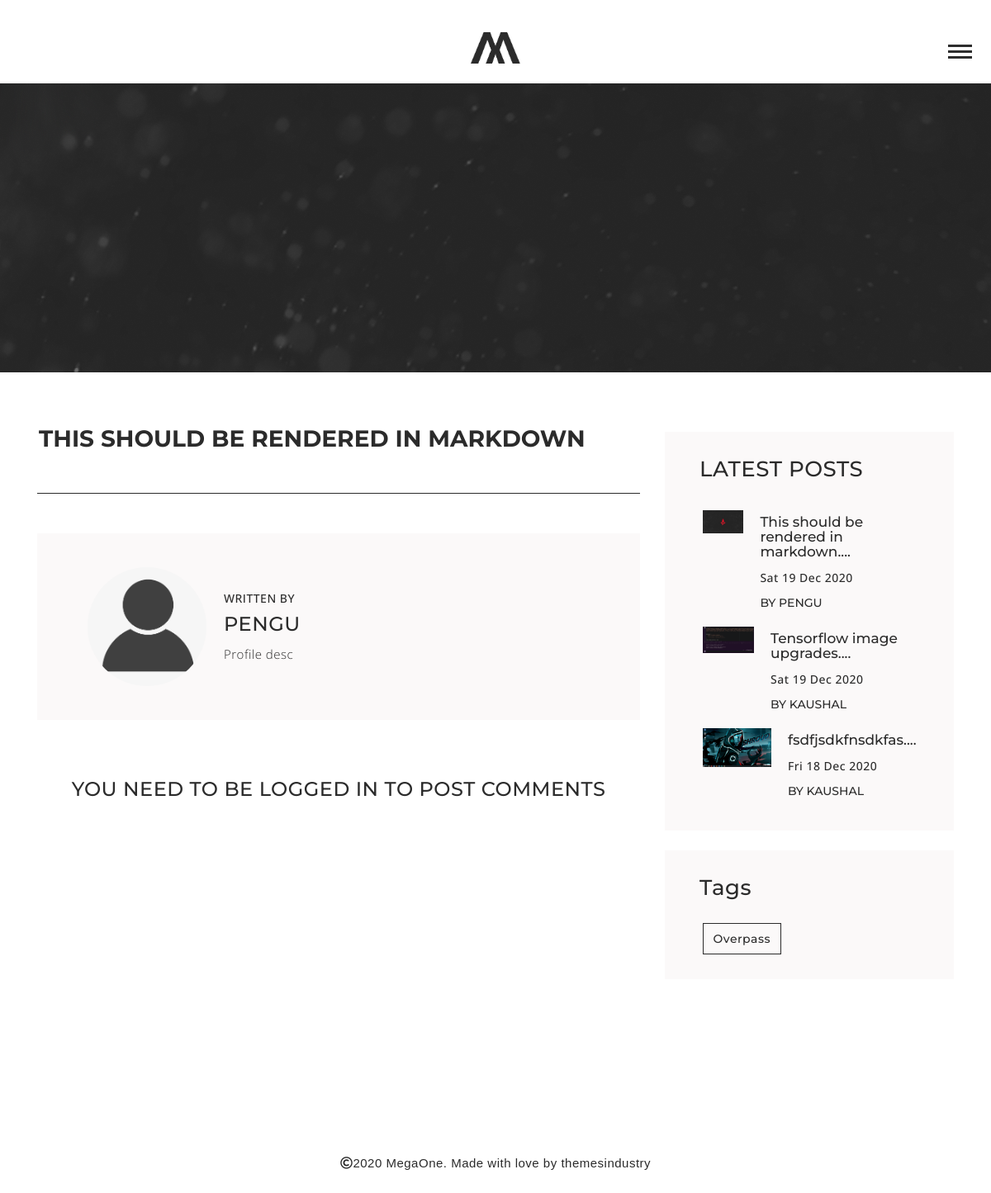
The app's page /blog/b/6/ with its own data.
### blog/models.py (models this page shows, shortened)
class Post(models.Model):
    author = models.ForeignKey(CustomUser, on_delete=models.CASCADE)
    image = models.ImageField(default='default_profile_pic.png', upload_to='blog_covers')
    post_title = models.CharField(max_length=200)
    post_text = models.CharField(max_length=5000)
    post_timestamp = models.DateTimeField(default=timezone.now)
    tags = models.ManyToManyField(Tag)

class Tag(models.Model):
    tag_name = models.CharField(max_length=25)

### users/models.py (models this page shows, shortened)
class CustomUser(AbstractUser):
    pass
    def __str__(self):
        return self.username

class Profile(models.Model):
    user = models.OneToOneField(
        CustomUser, on_delete=models.CASCADE)
    image = models.ImageField(default='default_profile_pic.png', upload_to='profile_pics')

### blog/views.py (the view)
# urls.py: path('b/<int:blogId>/', views.blog_page, name='blog_page'),
def blog_page(request, blogId):
    if request.method == "POST":
        if request.user.is_authenticated:
            try:
                print(Comment.objects.get(author=request.user))
            except Comment.DoesNotExist:
                form = CommentForm(request.POST)
                if form.is_valid():
                    comment_text = form.cleaned_data.get('comment_text')
                    try:
                        post = Post.objects.get(id=blogId)
                    except Post.DoesNotExist:
                        raise Http404("No Blog Posts matches the given query.")
                    comment = form.save(commit=False)
                    comment.parent_post = post
                    comment.author = request.user
                    comment.save()
                    print(f'Comment: "{comment_text}" has been saved.')
                    return redirect('blog_page', blogId)
                else:
                    print('Form was not valid\n')
                    print(form.errors)
                    return redirect('blog_page', blogId)
            print('This user already has posted a comment.')
            return redirect('blog_page', blogId)
        else:
            print('User was not authenticated')
            return redirect('landing_page')
    else:
        try:
            post = Post.objects.get(id=blogId)
        except Post.DoesNotExist:
            raise Http404("No Blog Posts matches the given query.")
        comments = post.comment_set.all()
        tags = post.tags.all()
        latest_posts = Post.objects.all().order_by('-post_timestamp')[:3]
        form = CommentForm()
        context = {
            'post': post,
            'comments': comments,
            'latest_posts': latest_posts,
            'tags': tags,
            'form': form,
        }
        return render(request, 'blog/blog.html', context)

### blog/templates/blog/blog.html (shortened to what this page needs)
{% extends "blog/base/base.html" %}
{% load static %}
{% block content %}
<a class="scroll-top-arrow" href="javascript:void(0);"><i class="fa fa-angle-up"></i></a>
<header>
    <nav id="my-nav" class="navbar navbar-expand-lg navbar-light rounded-bar fixed-navbar">
<div class="row w-100 m-0">
    <div class="col-3 p-0 mt-3 mt-md-4">
        <ul class="navbar-icons">
            <li class="navbar_list"><i class="lab la-facebook-f"></i></li>
            <li class="navbar_list"><i class="lab la-twitter"></i></li>
            <li class="navbar_list"><i class="lab la-linkedin-in"></i></li>
        </ul>
    </div>
<div class="col-6">
        <div class="logo ml-auto mr-auto width-logo text-center mt-2 mt-md-3">
            <a href="../index-blog.html"><img src="img/logo.png" alt="Logo Img"></a>
        </div>
</div>
    <div class="col-3 p-0 text-right">
        <div class="menu-btn mt-3 mt-md-4">
            <span></span>
            <span></span>
            <span></span>
        </div>
    </div>
</div>
    </nav>
</header>
<div id="page_content">
    <section id="bg-blog-detail-img" class="bg-blog-detail-img">
        <div class="overlay" style="background-image: url('{{ post.image.url }}');"></div>
    </section>
    <section id="search">
        <div class="container">
            <div class="row pt-lg-5">
                <div class="col-sm-12 col-ms-8 col-lg-8">
                    <div class="text_minimal pt-0">
                        <h1 class="pt-3 font-weight-bold blog_detail-heading text-black">{{ post.post_title }}</h1>
                    </div>
                    <div class="horizontal-line mt-5"></div>
                    <div class="written">
                        <div class="written_outerbox mt-5 display">
                            <img class="written_img" src="{{ post.author.profile.image.url }}" alt="">
                            <div class="written_text">
                                <p class="date text-black">WRITTEN BY</p>
                                <h1 class="main_written text-black">{{ post.author.username }}</h1>
                                <p class="sub-heading mt-0">Profile desc</p>
                            </div>
                        </div>
                    </div>
                    <div class="comment">
                        {% if user.is_authenticated %}
                        <h1 class="comment_text text-black mt-6 mb-5">Write a comment</h1>
                        <form method="POST" action="/blog/{{ post.id }}/" name="commentForm" id="commentForm">
                            {% csrf_token %}
                            <div class="row">
                                <!-- <div class="col-lg-6">
                                    <div class="form-group">
                                        <input class="form-control" type="text" placeholder="Name" required id="Name" name="Name">
                                    </div>
                                </div>
                                <div class="col-lg-6">
                                    <div class="form-group">
                                        <input class="form-control" type="email" placeholder="Email" required id="email" name="email">
                                    </div>
                                </div> -->
                                <div class="col-12">
                                    <div class="form-group">
                                        <span class="message-error error"></span>
                                        <textarea class="form-control" rows="5" name="comment_text" maxlength="500" required id="id_comment_text" placeholder="Comment here"></textarea>
                                    </div>
                                    <button type="submit" class="btn btn-large btn-primary padding_button w-100" id="submit_btn">SUBMIT</button>
                                </div>
                            </div>
                        </form>
                        {% else %}
                        <h1 class="comment_text text-black mt-6 mb-5">You need to be logged in to post comments</h1>
                        {% endif %}
                    </div>
                </div>
                <div class="col-12 col-lg-4 order-2 order-md-1 margin_small">
                    <section id="popular_post">
                        <div class="container">
                            <div class="row">
                                <div class="col-12 p-0">
                                    <div class="outer_popular mt-4">
                                        <h2 class="text-black">Latest Posts</h2>
                                        {% for p in latest_posts %}
                                        <div class="outer pt-lg-3 display">
                                            <div class="popular_image">
                                                <a href="{% url 'blog_page' p.id %}"><img src="{{ p.image.url }}" alt="post image"></a>
                                            </div>
                                            <div class="text_post">
                                                <p class="main"> {{ p.post_title }}....</p>
                                                <p class="date">{{ p.post_timestamp|date:"D d M Y" }} </p><span>by {{ p.author }}</span>
                                            </div>
                                        </div>
                                        {% endfor %}
                                    </div>
                                </div>
                            </div>
                        </div>
                    </section>
                    <section id="tags">
                        <div class="container">
                            <div class="row">
                                <div class="col-12 pr-0 pl-0">
                                    <div class="outer_tag mt-4">
                                        <h2 class="main_tag">Tags</h2>
                                        <div class="inner_tag">
                                            <div class="tag_text">
                                                {% for tag in tags %}
                                                <span><a href="#">{{ tag.tag_name }}</a></span>
                                                {% endfor %}
                                            </div>
                                        </div>
                                    </div>
                                </div>
                            </div>
                        </div>
                    </section>
                </div>
            </div>
        </div>
    </section>
{% endblock content %}

### blog/static/blog/blog/css/style.css (style rules this page uses)
body ,html { scroll-behavior: smooth; }
.text-black { color: #2b2b2b; }
.width-logo img { width: 11%; }
.menu-btn { display: -ms-inline-grid; display: inline-grid; width: 43px; height: auto; cursor: pointer; padding: 7px; background-color: #fff; }
.menu-btn span { background-color: #2d2d2d; margin-bottom: 4px; height: 3px; width: 100%; }
.menu-btn span:last-child { margin-bottom: 0; }
.navbar.fixed-navbar { height: 75px; }
li.navbar_list { display: inline-block; margin-right: 2px; font-size: 20px; color: #2b2b2b; cursor: pointer; width: 32px; height: 32px; text-align: center; background-color: transparent; border-radius: 50px; margin-top: 0px; padding-top: 4px; -webkit-transition: 0.5s ease; -o-transition: 0.5s ease; transition: 0.5s ease; }
.overlay { position: absolute; left: 0; right: 0; top: 0; bottom: 0; background-color: #0000008c; }
.sub-heading { font-family: 'Open Sans' , sans-serif; font-size: 15px; font-weight: 300; }
.horizontal-line { background-color: #2b2b2b; width: 100%; height: 1px; }
.bg-blog-detail-img { height: 350px; background-attachment: fixed; background-position: center; background-size: cover; background-repeat: no-repeat; position: relative; }
.blog_detail-heading { font-size: 28px; font-family: 'Montserrat', sans-serif; text-transform: uppercase; }
.written_outerbox { height: auto; width: auto; background-color: #fbf9f9; }
.written_outerbox .written_img { width: 20%; border-radius: 50%; border: 1px solid transparent; margin-left: 60px; margin-top: 40px; margin-bottom: 40px; }
.written_text { margin-top: auto; margin-left: 20px; margin-bottom: auto; }
.main_written { font-size: 24px; font-family: 'Montserrat' , sans-serif; text-transform: uppercase; }
.display { display: -webkit-box; display: -ms-flexbox; display: flex; }
.comment_text { font-size: 24px; text-align: center; font-family: 'Montserrat' , sans-serif; text-transform: uppercase; }
.mt-6 { margin-top: 70px; }
.outer_popular { height: auto; width: auto; background-color: #fbf9f9; padding-bottom: 35px; }
.outer_popular h2 { font-size: 26px; padding-left: 42px; padding-top: 30px; padding-bottom: 10px; font-family: 'Montserrat', sans-serif; text-transform: uppercase; }
.popular_image { height: 100%; width: 35%; }
.outer { margin-right: 13%; margin-left: 13%; }
.text_post { padding-left: 20px; margin-top: 5px; margin-bottom: auto; }
.main { font-size: 17px; font-weight: 500; margin-bottom: 10px; cursor: pointer; line-height: 18px; letter-spacing: 0; font-family: 'Montserrat' , sans-serif; }
.date { font-size: 14px; margin-bottom: 4px; font-family: 'Open Sans', sans-serif; }
.text_post span { color: #2b2b2b; font-weight: 500; font-size: 14px; cursor: pointer; letter-spacing: 0; font-family: 'Montserrat', sans-serif; text-transform: uppercase; }
.outer_tag { height: auto; width: auto; background-color: #fbf9f9; padding-bottom: 30px; }
.main_tag { font-size: 26px; padding-left: 42px; padding-top: 30px; padding-bottom: 10px; font-family: 'Montserrat', sans-serif; }
span { display: unset; }
.inner_tag { margin-left: 13%; margin-right: 13%; }
.tag_text a { text-decoration: none; font-size:14px ; color: #2b2b2b; border: solid 1px #2b2b2b; padding: 5px 12px 5px 12px; margin-top: 9px; display: inline-block; font-family: 'Montserrat', sans-serif; }
.text_minimal { padding-top: 20px; margin-left: 2px; letter-spacing: 0; }

### records on screen
Post: image (picture), post_title "THIS SHOULD BE RENDERED IN MARKDOWN", author.profile.image (placeholder picture), author.username "PENGU", post_title "This should be rendered in markdown", post_timestamp "Sat 19 Dec 2020", author "PENGU"
Post: image (picture), post_title "Tensorflow image upgrades", post_timestamp "Sat 19 Dec 2020", author "KAUSHAL"
Post: image (picture), post_title "fsdfjsdkfnsdkfas", post_timestamp "Fri 18 Dec 2020", author "KAUSHAL"
Tag: tag_name "Overpass"
